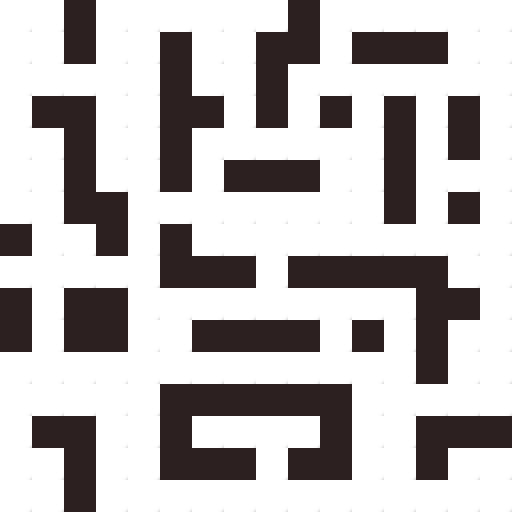

The image is a tile-based game level rendered from a .tmx file. Its description and source (layers, tilesets, objects; grid data summarised) follow:
An orthogonal 16x16 tile map with 32x32 px tiles, 1 tile layer (Tile Layer 1).

<map version="1.0" orientation="orthogonal" renderorder="right-down" width="16" height="16" tilewidth="32" tileheight="32" nextobjectid="1">
 <tileset firstgid="1" name="tiles" tilewidth="32" tileheight="32" tilecount="256">
  <image source="tiles.png" width="512" height="512" />
 </tileset>
 <layer name="Tile Layer 1" width="16" height="16">
  <data>[256 cells, 256 non-empty, 2 distinct tile ids]</data>
 </layer>
</map>
